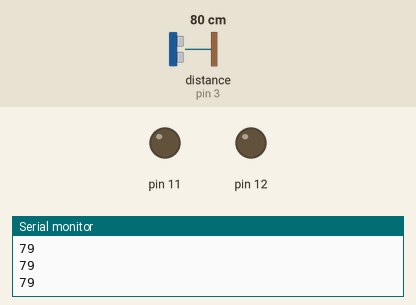
This sketch was run on a simulated Arduino Uno, built with avr-gcc and run on an emulated ATmega328P. Parts: output pins drawn as LEDs (lit = HIGH), the last lines printed to the serial monitor. Inputs (shaded band) come from the test bench; at power-on: distance to the obstacle (sensor on pin 3) 80 cm. The echo pulse lasts 58.3 µs per cm; pins used as bus, display or sensor lines are not drawn.

Above: at 1.2 s.
1.3 s: distance to the obstacle (sensor on pin 3) set to 66 cm
2.8 s: distance to the obstacle (sensor on pin 3) set to 56 cm
At 4.0 s:
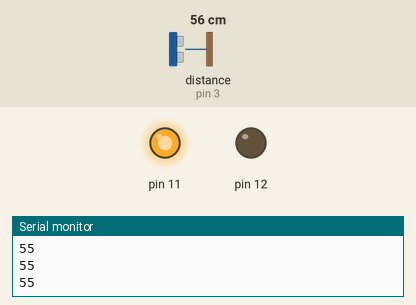
4.3 s: distance to the obstacle (sensor on pin 3) set to 34 cm
5.8 s: distance to the obstacle (sensor on pin 3) set to 28 cm
At 6.8 s:
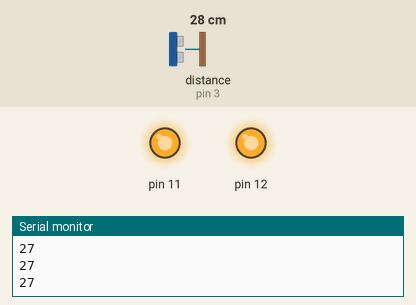
7.3 s: distance to the obstacle (sensor on pin 3) set to 35 cm
At 7.8 s:
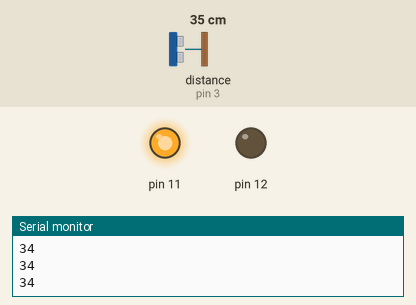
8.8 s: distance to the obstacle (sensor on pin 3) set to 2 cm
At 9.9 s:
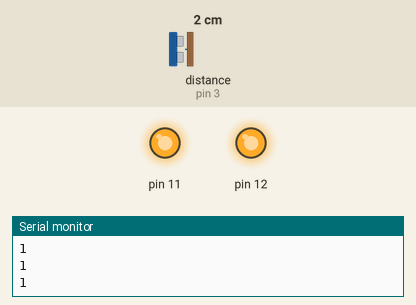
Timing chart, 0 to 11.3 s (numbered marks = the images above; inputs shaded):
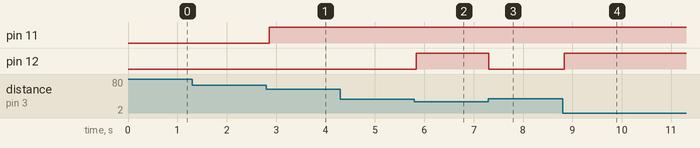

Measured:
- the behaviour switches between 62 and 61 cm on distance to the obstacle (sensor on pin 3) (found by bisection; images 0 and 1)
- the behaviour switches between 31 and 30 cm on distance to the obstacle (sensor on pin 3) (found by bisection; images 1 and 2)
- after the input at 2.8 s, pin 11: LOW → HIGH after 0.06 s
- after the input at 5.8 s, pin 12: LOW → HIGH at once
- after the input at 7.3 s, pin 12: HIGH → LOW at once
- after the input at 8.8 s, pin 12: LOW → HIGH at once

The sketch:

20175169_TEST.ino
```cpp
void setup() {
  Serial.begin(9600);
  pinMode(2, OUTPUT);
  pinMode(3, INPUT);
  pinMode(11, OUTPUT);
  pinMode(12, OUTPUT);
  digitalWrite(11, 0);
  digitalWrite(12, 0);
}

void loop() {
  digitalWrite(2, HIGH);
  delayMicroseconds(10);
  digitalWrite(2, LOW);
  int dis = pulseIn(3, HIGH) * 170/10000;

  if (dis < 30){ //LED 2개 킴
    digitalWrite(11, 1);
    digitalWrite(12, 1);
  }
  else if (dis >= 30 && dis <=60 ){ //LED 1개 킴
    digitalWrite(11, 1);
    digitalWrite(12, 0);
  }
  else if (dis > 60){ //LED 끔
    digitalWrite(11, 0);
    digitalWrite(12, 0);
  }
  Serial.println(dis);
  delay(50);
}
```
